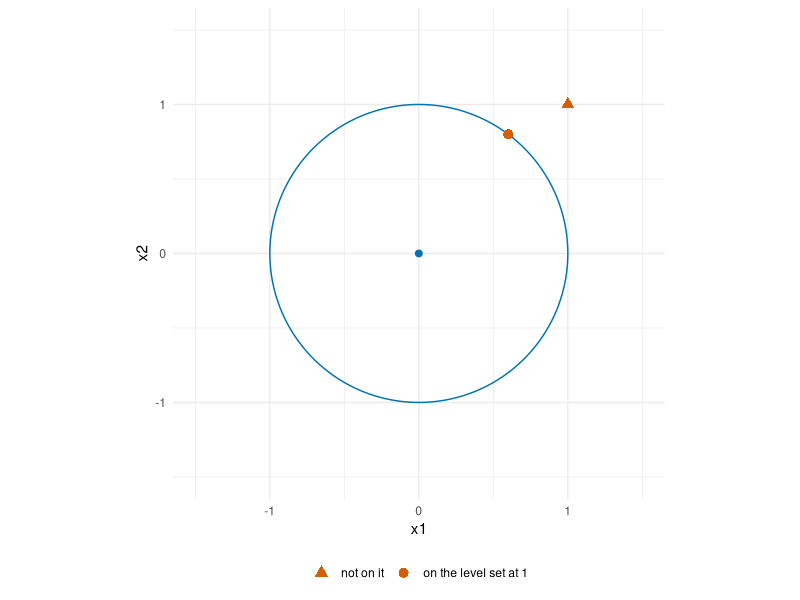

R code for this plot:
## ---- chunk 1
#| label: level-set-r
#| fig-alt: >-
#|   The plane with axes x1 and x2 from -1.5 to 1.5. A blue circle of radius 1
#|   around the origin is the level set at 1, and a blue point at the origin is
#|   the level set at 0. A vermilion circle marks the point (0.6, 0.8), which
#|   lies on the circle, and a vermilion triangle marks the point (1, 1), which
#|   lies outside it.
#| fig-height: 4
#| fig-width: 5
ls_angle_ls <- seq(0, 2 * pi, length.out = 201)
ls_x1_ls <- cos(ls_angle_ls)
ls_x2_ls <- sin(ls_angle_ls)
ls_circle_ls <- tibble::tibble(x1 = ls_x1_ls, x2 = ls_x2_ls)
ls_origin_ls <- tibble::tibble(x1 = 0, x2 = 0)
ls_kinds_ls <- c("on the level set at 1", "not on it")
ls_points_x1_ls <- c(0.6, 1)
ls_points_x2_ls <- c(0.8, 1)
ls_points_ls <- tibble::tibble(
  x1 = ls_points_x1_ls,
  x2 = ls_points_x2_ls,
  kind = ls_kinds_ls
)
ls_points_aes_ls <- ggplot2::aes(shape = kind)
ls_shapes_ls <- c("on the level set at 1" = 16, "not on it" = 17)
ls_limits_ls <- c(-1.5, 1.5)
ls_circle_ls |>
  ggplot2::ggplot() +
  ggplot2::aes(x = x1, y = x2) +
  ggplot2::geom_path(colour = "#0072B2") +
  ggplot2::geom_point(data = ls_origin_ls, colour = "#0072B2", size = 2) +
  ggplot2::geom_point(
    data = ls_points_ls, mapping = ls_points_aes_ls,
    colour = "#D55E00", size = 3
  ) +
  ggplot2::scale_shape_manual(values = ls_shapes_ls) +
  ggplot2::coord_equal(xlim = ls_limits_ls, ylim = ls_limits_ls) +
  ggplot2::labs(shape = NULL) +
  ggplot2::theme_minimal() +
  ggplot2::theme(legend.position = "bottom")
